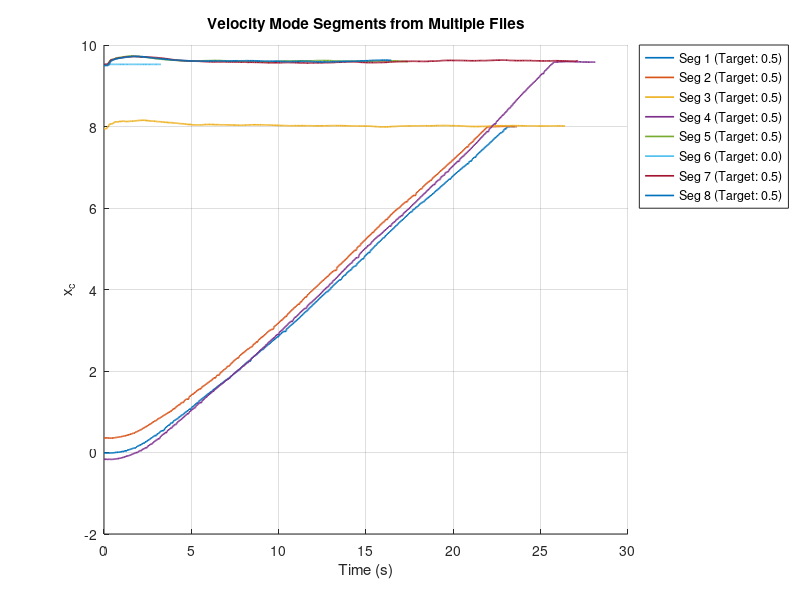

The MATLAB script that drew this image:
load('experiment_velocity_segments.mat');

figure('Color', 'w'); hold on;
colors = lines(length(all_velocity_segments));

for i = 1:length(all_velocity_segments)
    seg = all_velocity_segments{i};
    data = seg.data;

    % data format [Timestamp,Theta_rad,Gamma_rad,Phi_rad,Gamma_deg]
    
    t = data(:, 1); 
    t = t - t(1);
    x_c = data(:, 4) * 0.2527; % phi times R
    
    plot(t, x_c, 'Color', colors(i,:), 'LineWidth', 1.2, ...
        'DisplayName', sprintf('Seg %d (Target: %.1f)', i, seg.target_value));
end

xlabel('Time (s)'); ylabel('x_c'); 
title('Velocity Mode Segments from Multiple Files');
legend('Location', 'northeastoutside'); grid on;
